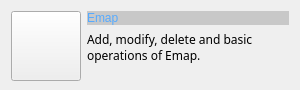
          <widget class="QWidget" name="widget_9" native="true">
           <property name="minimumSize">
            <size>
             <width>300</width>
             <height>90</height>
            </size>
           </property>
           <property name="maximumSize">
            <size>
             <width>300</width>
             <height>90</height>
            </size>
           </property>
           <property name="styleSheet">
            <string notr="true">QWidget:hover {
background-color: rgb(200, 200, 200);}
QWidget:pressed {
background-color: rgb(200, 200, 200);}</string>
           </property>
           <layout class="QHBoxLayout" name="horizontalLayout_15">
            <item>
             <widget class="QPushButton" name="pbEmap">
              <property name="minimumSize">
               <size>
                <width>70</width>
                <height>70</height>
               </size>
              </property>
              <property name="maximumSize">
               <size>
                <width>70</width>
                <height>70</height>
               </size>
              </property>
              <property name="styleSheet">
               <string notr="true">QPushButton:hover {
border:none;
color:white;
background-color: rgb(85, 170, 255);}
QPushButton:pressed {
background-color: rgb(200, 200, 200);}</string>
              </property>
              <property name="text">
               <string/>
              </property>
              <property name="icon">
               <iconset resource="vscmainwindows.qrc">
                <normaloff>:/action/resources/map.png</normaloff>:/action/resources/map.png</iconset>
              </property>
              <property name="iconSize">
               <size>
                <width>50</width>
                <height>50</height>
               </size>
              </property>
             </widget>
            </item>
            <item>
             <layout class="QVBoxLayout" name="verticalLayout_6">
              <item>
               <widget class="QLabel" name="lbView_8">
                <property name="styleSheet">
                 <string notr="true">font: 75 11pt &quot;微软雅黑&quot;;
color: rgb(85, 170, 255);
background-color: rgb(200, 200, 200);</string>
                </property>
                <property name="text">
                 <string>Emap</string>
                </property>
                <property name="textFormat">
                 <enum>Qt::RichText</enum>
                </property>
                <property name="wordWrap">
                 <bool>true</bool>
                </property>
               </widget>
              </item>
              <item>
               <widget class="QLabel" name="label_18">
                <property name="font">
                 <font>
                  <family>微软雅黑</family>
                 </font>
                </property>
                <property name="text">
                 <string>Add, modify, delete and basic operations of Emap.</string>
                </property>
                <property name="wordWrap">
                 <bool>true</bool>
                </property>
               </widget>
              </item>
              <item>
               <spacer name="verticalSpacer_9">
                <property name="orientation">
                 <enum>Qt::Vertical</enum>
                </property>
                <property name="sizeHint" stdset="0">
                 <size>
                  <width>20</width>
                  <height>40</height>
                 </size>
                </property>
               </spacer>
              </item>
             </layout>
            </item>
           </layout>
          </widget>
